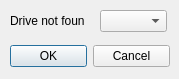
<ui version="4.0" >
 <class>qdSelectDrive</class>
 <widget class="QDialog" name="qdSelectDrive" >
  <property name="geometry" >
   <rect>
    <x>0</x>
    <y>0</y>
    <width>179</width>
    <height>79</height>
   </rect>
  </property>
  <property name="windowTitle" >
   <string>Select drive</string>
  </property>
  <widget class="QDialogButtonBox" name="qdbbResponse" >
   <property name="geometry" >
    <rect>
     <x>10</x>
     <y>40</y>
     <width>160</width>
     <height>32</height>
    </rect>
   </property>
   <property name="orientation" >
    <enum>Qt::Horizontal</enum>
   </property>
   <property name="standardButtons" >
    <set>QDialogButtonBox::Cancel|QDialogButtonBox::NoButton|QDialogButtonBox::Ok</set>
   </property>
  </widget>
  <widget class="QComboBox" name="qcbDrive" >
   <property name="geometry" >
    <rect>
     <x>100</x>
     <y>10</y>
     <width>67</width>
     <height>22</height>
    </rect>
   </property>
  </widget>
  <widget class="QLabel" name="label" >
   <property name="geometry" >
    <rect>
     <x>10</x>
     <y>13</y>
     <width>75</width>
     <height>16</height>
    </rect>
   </property>
   <property name="text" >
    <string>Drive not found</string>
   </property>
  </widget>
 </widget>
 <tabstops>
  <tabstop>qcbDrive</tabstop>
  <tabstop>qdbbResponse</tabstop>
 </tabstops>
 <resources/>
 <connections>
  <connection>
   <sender>qdbbResponse</sender>
   <signal>accepted()</signal>
   <receiver>qdSelectDrive</receiver>
   <slot>accept()</slot>
   <hints>
    <hint type="sourcelabel" >
     <x>169</x>
     <y>60</y>
    </hint>
    <hint type="destinationlabel" >
     <x>149</x>
     <y>69</y>
    </hint>
   </hints>
  </connection>
  <connection>
   <sender>qdbbResponse</sender>
   <signal>rejected()</signal>
   <receiver>qdSelectDrive</receiver>
   <slot>reject()</slot>
   <hints>
    <hint type="sourcelabel" >
     <x>169</x>
     <y>60</y>
    </hint>
    <hint type="destinationlabel" >
     <x>174</x>
     <y>69</y>
    </hint>
   </hints>
  </connection>
 </connections>
</ui>
